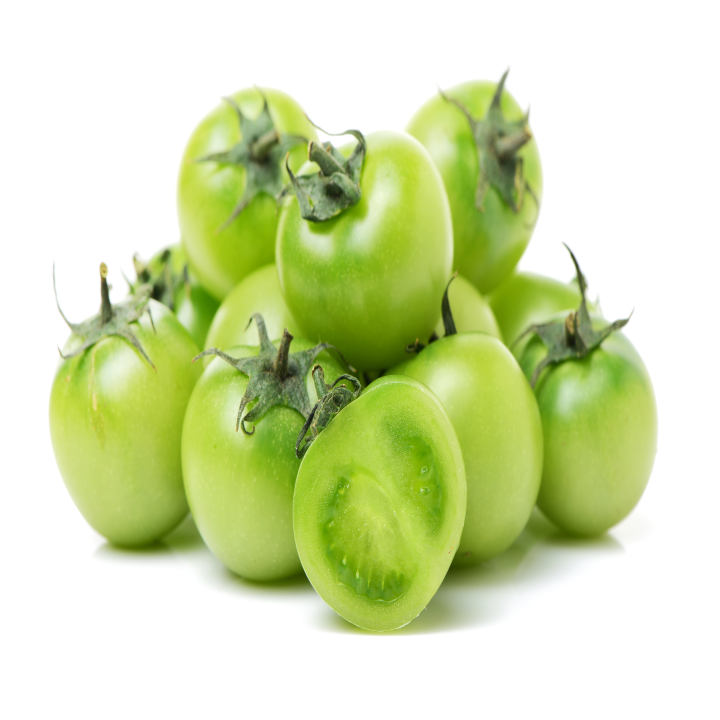
#> input picture python/dataset/unriped/unriped tomato_12.jpeg, 2160 x 2160 px (shown at 1/3 size); its folder holds 4 pictures in this run
$ python DatabaseCreator.py
#> lines starting #> are read from the running program, lines starting #| are printed output that depends on the picture
### python/DataProcessor.py
import cv2
from pathlib import Path
import glob
import pandas as pd
import pathlib


def getData(path):
#> called with path = 'dataset/unriped/*.jpeg'
    h = []
    s = []
    v = []
    hasil = []
    filename = []

    path = glob.glob(path)

    for i, item in enumerate(path):
        img = cv2.imread(item, cv2.IMREAD_COLOR)
#> img is the input picture: shape (2160, 2160, 3); mean B, G, R 175, 223.3, 211.2
        img = cv2.cvtColor(img, cv2.COLOR_BGR2RGB)
        num_rows, num_cols = img.shape[:2]
#> num_rows = 2160; num_cols = 2160
        rotation_matrix = cv2.getRotationMatrix2D((num_cols / 2, num_rows / 2), 0, 1)
#> rotation_matrix = [[1, 0, 0], [0, 1, 0]]
        img = cv2.warpAffine(img, rotation_matrix, (num_cols, num_rows))

        imS = cv2.cvtColor(img, cv2.COLOR_BGR2RGB)

        paa = 960
        paz = paa + 260
        laa = 960
        laz = laa + 220
        ROI = imS[paa:paz, laa:laz]
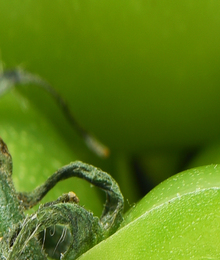
#> ROI: shape (260, 220, 3); mean B, G, R 21.9, 124, 91.8

        ROI = cv2.cvtColor(ROI, cv2.COLOR_BGR2RGB)

        hsv = cv2.cvtColor(ROI, cv2.COLOR_BGR2HSV)
#> hsv: shape (260, 220, 3); mean H, S, V 80.2, 216.7, 124
        inputhsv = cv2.mean(hsv)
#> inputhsv = (80.15, 216.7, 124, 0)

        h.append(inputhsv[0])
        s.append(inputhsv[1])
        v.append(inputhsv[2])
        hasil.append(0)
        filename.append(Path(item).stem)
#> pass 2 of the loop in getData, `for i, item in enumerate(path):`:
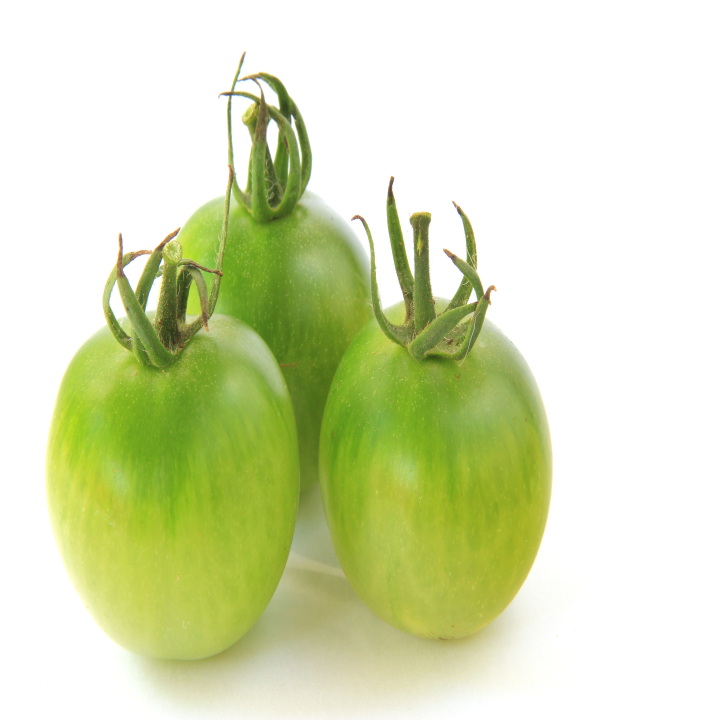
#> input picture python/dataset/unriped/unriped tomato_14.jpeg, 2160 x 2160 px (shown at 1/3 size)
#> in getData, img is the input picture: shape (2160, 2160, 3); mean B, G, R 182.4, 223.7, 215.1
#> in getData, `ROI = imS[paa:paz, laa:laz]`:
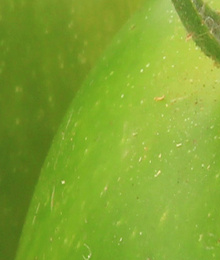
#> ROI: shape (260, 220, 3); mean B, G, R 47.7, 165.2, 129.3
#> hsv: shape (260, 220, 3); mean H, S, V 80.9, 183.3, 165.2
#> inputhsv = (80.9, 183.3, 165.2, 0)
#> pass 3 of the loop in getData, `for i, item in enumerate(path):`:
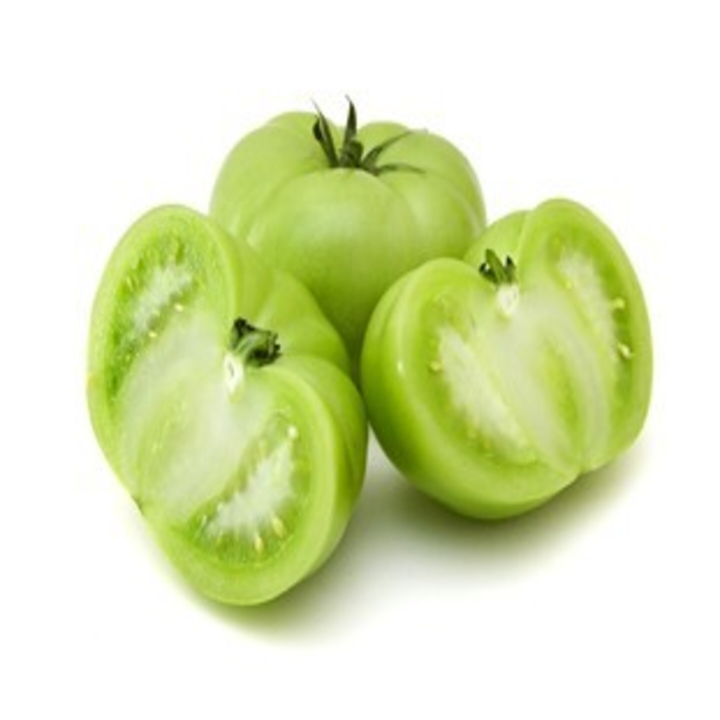
#> input picture python/dataset/unriped/unriped tomato_17.jpeg, 2160 x 2160 px (shown at 1/3 size)
#> in getData, img is the input picture: shape (2160, 2160, 3); mean B, G, R 186.7, 229.9, 220.7
#> in getData, `ROI = imS[paa:paz, laa:laz]`:
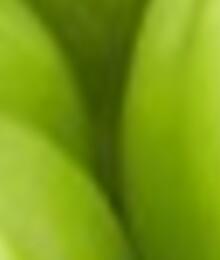
#> ROI: shape (260, 220, 3); mean B, G, R 18.9, 153, 120.4
#> hsv: shape (260, 220, 3); mean H, S, V 82.6, 228.1, 153
#> inputhsv = (82.58, 228.1, 153, 0)
#> the loop made 4 passes; the first 3 are shown

    return h, s, v, hasil, filename

def getDataFrame(path):
    h, s, v, hasil, filename = getData(path)

    header = ['h', 's', 'v', 'hasil', 'filename']
    df = pd.DataFrame(list(zip(h, s, v, hasil, filename)), columns=header)
    path = pathlib.PurePath(path)
    df = df.assign(hasil=path.parent.name)

    return df

# [3 lines that do not run on import are left out]

### python/DatabaseCreator.py
import pandas as pd
import pathlib

import DataProcessor as dp

class DatabaseCreator:

    def createDB(self, path):
        h, s, v, hasil, filename = dp.getData(path)

        header = ['h', 's', 'v', 'hasil', 'filename']
        df = pd.DataFrame(list(zip(h, s, v, hasil, filename)), columns=header)
        path = pathlib.PurePath(path)
        df = df.assign(hasil=path.parent.name)

        df.to_csv(rf'csv/basis_pengetahuan_{path.parent.name}.csv')

    def createDB_All(self):
        df_mentah = dp.getDataFrame(r'dataset/unriped/*.jpeg')
        df_matang = dp.getDataFrame(r'dataset/riped/*.jpeg')
        df_concat = pd.concat([df_mentah, df_matang], ignore_index=True)
        # print(df_concat)
#> (the run stopped early here; a loop or call above may not have finished)
